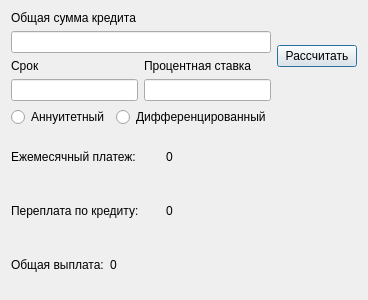
<?xml version="1.0" encoding="UTF-8"?>
<ui version="4.0">
 <class>Credit</class>
 <widget class="QDialog" name="Dialog">
  <property name="geometry">
   <rect>
    <x>0</x>
    <y>0</y>
    <width>308</width>
    <height>300</height>
   </rect>
  </property>
  <property name="windowTitle">
   <string>Кредитный калькулятор</string>
  </property>
  <property name="styleSheet">
   <string notr="true">font: 700 9pt &quot;Comic Sans MS&quot;;</string>
  </property>
  <layout class="QGridLayout" name="gridLayout_2">
   <item row="0" column="0">
    <layout class="QVBoxLayout" name="verticalLayout_3">
     <item>
      <layout class="QVBoxLayout" name="verticalLayout_2">
       <item>
        <widget class="QLabel" name="label">
         <property name="maximumSize">
          <size>
           <width>16777215</width>
           <height>40</height>
          </size>
         </property>
         <property name="text">
          <string>Общая сумма кредита</string>
         </property>
        </widget>
       </item>
       <item>
        <widget class="QLineEdit" name="lineEdit_loansum"/>
       </item>
      </layout>
     </item>
     <item>
      <layout class="QVBoxLayout" name="verticalLayout">
       <item>
        <layout class="QHBoxLayout" name="horizontalLayout_2">
         <item>
          <widget class="QLabel" name="label_2">
           <property name="text">
            <string>Срок</string>
           </property>
          </widget>
         </item>
         <item>
          <widget class="QLabel" name="label_3">
           <property name="text">
            <string>Процентная ставка</string>
           </property>
          </widget>
         </item>
        </layout>
       </item>
       <item>
        <layout class="QHBoxLayout" name="horizontalLayout">
         <item>
          <widget class="QLineEdit" name="lineEdit_loandate"/>
         </item>
         <item>
          <widget class="QLineEdit" name="lineEdit_loanpercent"/>
         </item>
        </layout>
       </item>
      </layout>
     </item>
    </layout>
   </item>
   <item row="1" column="0">
    <layout class="QHBoxLayout" name="horizontalLayout_3">
     <item>
      <widget class="QRadioButton" name="radioButton_ann">
       <property name="text">
        <string>Аннуитетный</string>
       </property>
      </widget>
     </item>
     <item>
      <widget class="QRadioButton" name="radioButton_diff">
       <property name="text">
        <string>Дифференцированный</string>
       </property>
      </widget>
     </item>
    </layout>
   </item>
   <item row="2" column="0">
    <layout class="QGridLayout" name="gridLayout">
     <item row="0" column="0" colspan="2">
      <widget class="QLabel" name="label_4">
       <property name="text">
        <string>Ежемесячный платеж:</string>
       </property>
      </widget>
     </item>
     <item row="0" column="2" colspan="2">
      <widget class="QLabel" name="label_everymonthpay">
       <property name="text">
        <string>0</string>
       </property>
      </widget>
     </item>
     <item row="1" column="0" colspan="2">
      <widget class="QLabel" name="label_5">
       <property name="text">
        <string>Переплата по кредиту:</string>
       </property>
      </widget>
     </item>
     <item row="1" column="2" colspan="2">
      <widget class="QLabel" name="label_overpay">
       <property name="text">
        <string>0</string>
       </property>
      </widget>
     </item>
     <item row="2" column="0">
      <widget class="QLabel" name="label_6">
       <property name="text">
        <string>Общая выплата:</string>
       </property>
      </widget>
     </item>
     <item row="2" column="1" colspan="2">
      <widget class="QLabel" name="label_overallpay">
       <property name="text">
        <string>0</string>
       </property>
      </widget>
     </item>
    </layout>
   </item>
   <item row="0" column="1">
    <widget class="QPushButton" name="pushButton_credit">
     <property name="text">
      <string>Рассчитать</string>
     </property>
    </widget>
   </item>
  </layout>
 </widget>
 <resources/>
 <connections/>
</ui>
